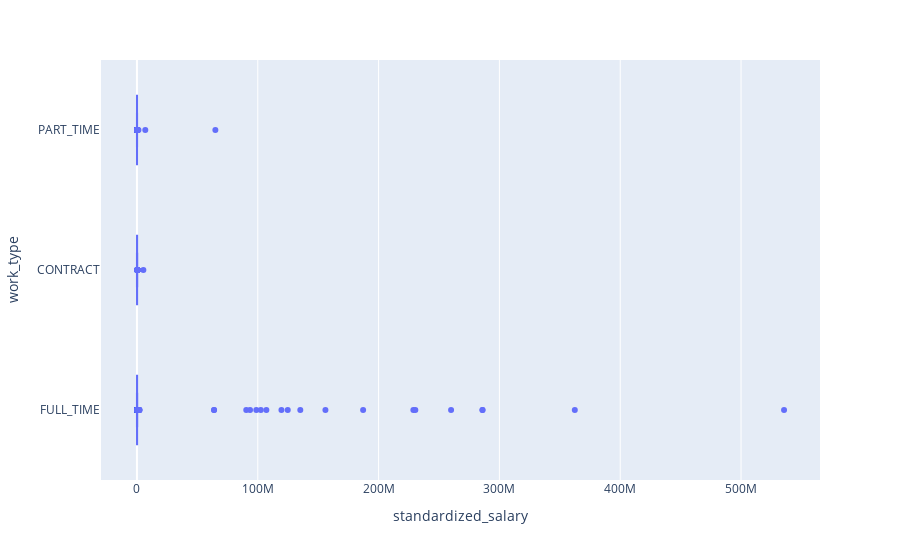

Notebook code for this chart:
### Markdown cell above
##### Plot standardized salaries

### Code cell
px.box(jobs_data,x="standardized_salary",y="work_type")

### Figure 1 — Plotly figure (JSON) as saved in the notebook; plotly's stock layout.template omitted (floating-point values rounded to 4 significant figures; data arrays with more than 128 entries replaced by an {"elided": "..."} marker saying what was removed)
{"data": [{"alignmentgroup": "True", "hovertemplate": "standardized_salary=%{x}<br>work_type=%{y}<extra></extra>", "legendgroup": "", "marker": {"color": "#636efa"}, "name": "", "notched": false, "offsetgroup": "", "orientation": "h", "showlegend": false, "type": "box", "x": {"elided": "35271 float values"}, "x0": " ", "xaxis": "x", "y": {"elided": "35271 str values"}, "y0": " ", "yaxis": "y"}], "layout": {"boxmode": "group", "legend": {"tracegroupgap": 0}, "margin": {"t": 60}, "xaxis": {"anchor": "y", "domain": [0, 1], "title": {"text": "standardized_salary"}}, "yaxis": {"anchor": "x", "domain": [0, 1], "title": {"text": "work_type"}}}}
